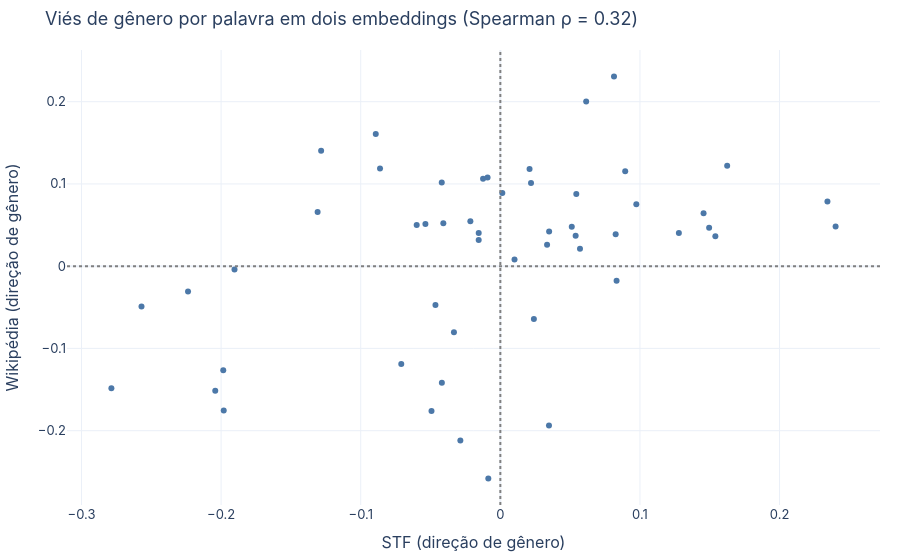

This figure's notebook cell:
### Code cell
from replang.viz import bias_scatter_two_embeddings
bias_scatter_two_embeddings(p_leg, p_pt, "STF (direção de gênero)", "Wikipédia (direção de gênero)")

### Figure 1 — Plotly figure (JSON) as saved in the notebook; plotly's stock layout.template omitted (floating-point values rounded to 4 significant figures)
{"data": [{"hovertemplate": "<b>%{hovertext}</b><br><br>STF (direção de gênero)=%{x}<br>Wikipédia (direção de gênero)=%{y}<extra></extra>", "hovertext": ["auxílio", "furto", "homicídio", "roubo", "crime", "salário", "corrupção", "concurso", "empresa", "dívida", "paternidade", "tráfico", "estupro", "propriedade", "imposto", "contrato", "licitação", "tributo", "falência", "cuidado", "benefício", "casamento", "prisão", "multa", "filiação", "família", "trabalho", "divórcio", "alimentos", "educação", "vulnerabilidade", "pena", "indenização", "dano", "guarda", "fraude", "liberdade", "honra", "aposentadoria", "pensão", "maternidade", "moradia", "demissão", "privacidade", "ameaça", "dignidade", "fiança", "segurança", "lesão", "violência", "saúde", "proteção"], "legendgroup": "", "marker": {"color": "#4C78A8", "symbol": "circle"}, "mode": "markers", "name": "", "orientation": "v", "showlegend": false, "type": "scatter", "x": [-0.2786, -0.257, -0.2237, -0.2042, -0.1985, -0.1981, -0.1904, -0.1309, -0.1284, -0.08924, -0.08618, -0.07095, -0.05992, -0.05367, -0.0493, -0.04647, -0.04197, -0.04189, -0.04083, -0.03324, -0.02864, -0.02147, -0.01551, -0.01549, -0.01237, -0.009158, -0.008609, 0.001413, 0.01016, 0.02092, 0.02198, 0.02403, 0.03348, 0.03484, 0.03494, 0.05117, 0.05394, 0.0544, 0.05706, 0.06148, 0.08141, 0.0826, 0.08326, 0.08944, 0.0974, 0.1279, 0.1456, 0.1496, 0.154, 0.1625, 0.2343, 0.2401], "xaxis": "x", "y": [-0.1486, -0.04909, -0.03065, -0.1514, -0.1264, -0.1754, -0.004069, 0.06596, 0.1402, 0.1608, 0.1189, -0.1191, 0.04999, 0.05142, -0.1762, -0.04734, 0.1019, -0.1416, 0.05215, -0.08047, -0.2118, 0.05467, 0.03198, 0.04047, 0.1064, 0.1079, -0.2581, 0.08886, 0.008026, 0.1182, 0.1011, -0.06414, 0.02602, -0.1937, 0.04204, 0.04784, 0.03706, 0.08789, 0.02126, 0.2003, 0.2306, 0.03873, -0.01777, 0.1155, 0.07525, 0.04023, 0.06431, 0.04661, 0.03625, 0.1222, 0.0786, 0.04832], "yaxis": "y"}], "layout": {"font": {"family": "Inter, Helvetica, Arial, sans-serif", "size": 13}, "legend": {"tracegroupgap": 0}, "margin": {"b": 40, "l": 40, "r": 20, "t": 50}, "shapes": [{"line": {"color": "gray", "dash": "dot"}, "type": "line", "x0": 0, "x1": 1, "xref": "x domain", "y0": 0, "y1": 0, "yref": "y"}, {"line": {"color": "gray", "dash": "dot"}, "type": "line", "x0": 0, "x1": 0, "xref": "x", "y0": 0, "y1": 1, "yref": "y domain"}], "title": {"text": "Viés de gênero por palavra em dois embeddings (Spearman ρ = 0.32)"}, "xaxis": {"anchor": "y", "domain": [0.0, 1.0], "title": {"text": "STF (direção de gênero)"}}, "yaxis": {"anchor": "x", "domain": [0.0, 1.0], "title": {"text": "Wikipédia (direção de gênero)"}}}}
